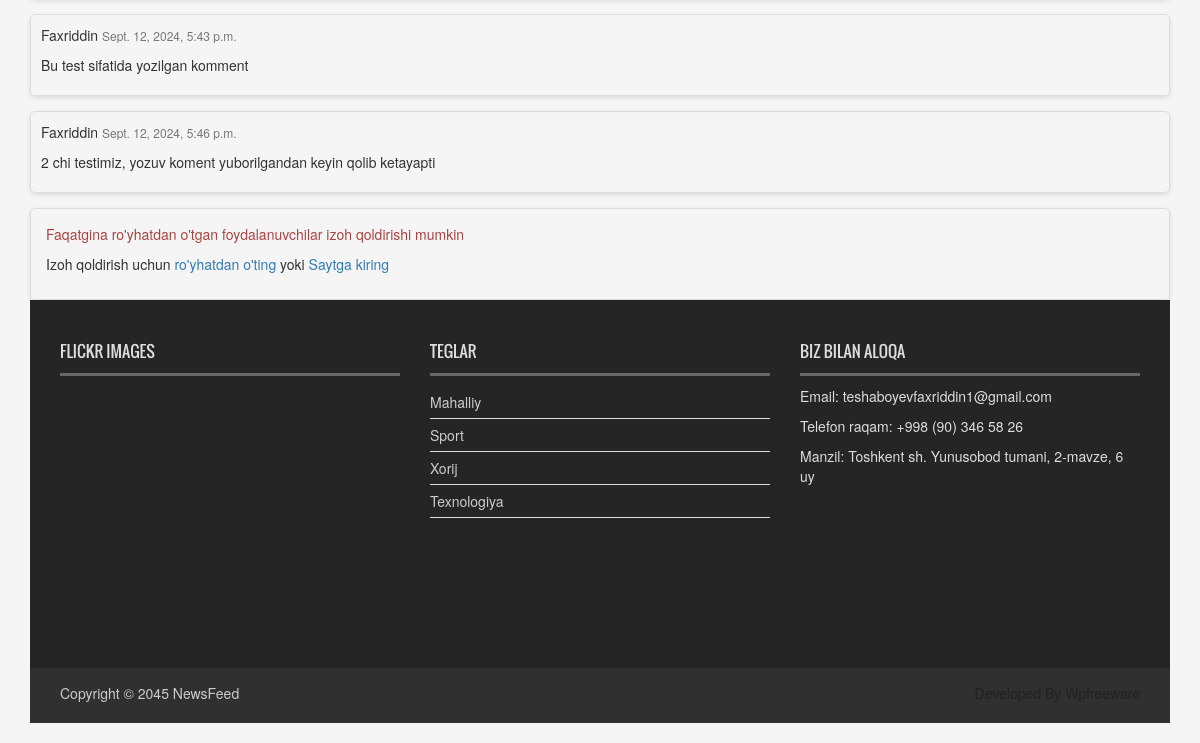
The page /news/asila-mirzayorova-100-metrga-yugurish-dasturida-ham-qatnashdi/ (lower part) on the database as committed earlier.
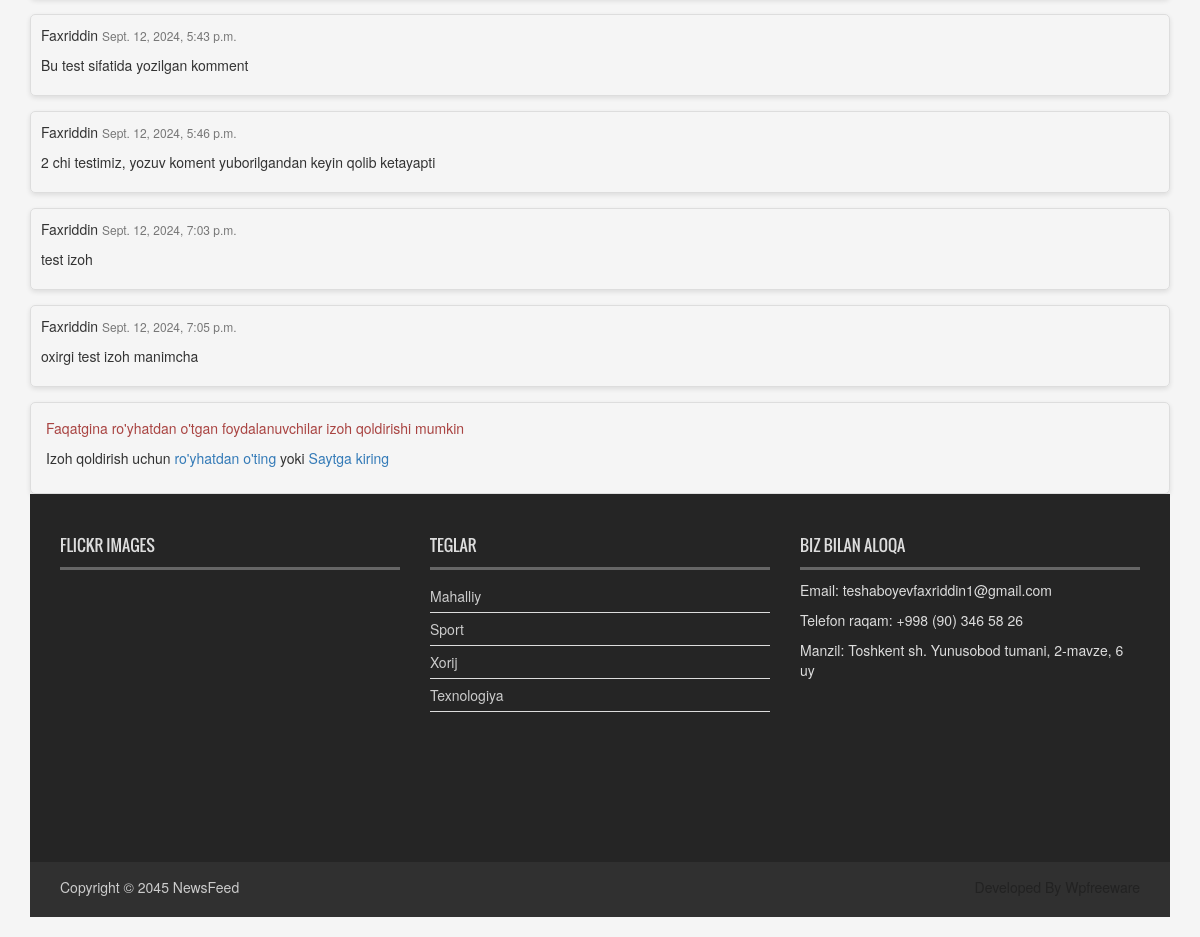
The same page on the database as committed later.
### news_app/models.py (models this page shows, shortened)
class Comment(models.Model):
    news = models.ForeignKey(News,
                             on_delete=models.CASCADE,
                             related_name='comments')
    user = models.ForeignKey(User,
                             on_delete=models.CASCADE,
                             related_name='comments')
    body = models.TextField()
    created_time = models.DateTimeField(auto_now_add=True)
    active = models.BooleanField(default=True)
    class Meta:
        ordering = ['created_time']

class Category(models.Model):
    name = models.CharField(max_length=150)

### news_app/views.py (the view)
# urls.py: path('news/<slug:news>/', news_detail, name = "news_detail_page"),
def news_detail(request, news):
    news = get_object_or_404(News, slug=news, status=News.Status.Published)
    comments = news.comments.filter(active=True)
    new_comment = None
    if request.method == "POST":
        comment_form = CommentForm(data=request.POST)
        if comment_form.is_valid():
            new_comment = comment_form.save(commit=False)
            new_comment.news = news
            new_comment.user = request.user
            new_comment.save()
            comment_form = CommentForm()
    else:
        comment_form = CommentForm()
    context = {
        "news":news,
        'comments':comments,
        'new_comment':new_comment,
        'comment_form':comment_form
    }
    return render(request, 'news/news_detail.html', context)

### news_app/context_processor.py (called while the page is built)
def latest_news(request):
    latest_news = News.published.all().order_by("-publish_time")[:10]
    categories = Category.objects.all()
    context = {
        'latest_news' : latest_news,
        "categories" : categories
    }
    return context

### news_app/models.py (called while the page is built)
    def get_queryset(self):
        return super().get_queryset().filter(status=News.Status.Published)

### templates/news/news_detail.html (shortened to what this page needs)
{% extends 'news/base.html' %}
{% load static %}
{% block content %}
{% for comment in comments %}
    <div class="comments" style="padding: 10px; margin-bottom: 15px; border: 1px solid #ddd; border-radius: 5px; box-shadow: 0 2px 5px rgba(0, 0, 0, 0.1);">
        <p class="font-weight-bold">
            {{ comment.user }}
            <span class="text-muted font-weight-normal" style="font-size: 12px;">
                {{ comment.created_time }}
            </span>
        </p>
        <p>{{ comment.body | linebreaks }}</p>
    </div>
{% endfor %}
{% if user.is_authenticated %}
<div class="col-md-8 card mb-4 mt-3" style="box-shadow: 0 2px 5px rgba(0, 0, 0, 0.1); border-radius: 5px;">
    <div class="card-body">
        <h3>Izoh qoldirish</h3>
        <form method="POST" style="margin-top: 1.3em;">
            {% csrf_token %}
            <div class="form-group">
                {{ comment_form.as_p }}
            </div>
            <button type="submit" class="btn btn-primary btn-lg">
                Yuborish
            </button>
        </form>
    </div>
</div>
{% else %}
<div class="card-body" style="padding: 15px; border: 1px solid #ddd; border-radius: 5px; box-shadow: 0 2px 5px rgba(0, 0, 0, 0.1);">
    <p class="text-danger">Faqatgina ro'yhatdan o'tgan foydalanuvchilar izoh qoldirishi mumkin</p>
    <p>Izoh qoldirish uchun
        <a href="{% url 'user_register' %}" class="text-primary">ro'yhatdan o'ting</a>
        yoki <a href="{% url 'login'%}" class="text-primary">Saytga kiring</a>
    </p>
</div>
{% endif %}
{% endblock %}

### templates/news/base.html (shortened to what this page needs)
{% load static %}
<!DOCTYPE html>
<html>
<head>
<link rel="stylesheet" type="text/css" href="{% static 'css/bootstrap.min.css'%}">
<link rel="stylesheet" type="text/css" href="{% static 'css/font-awesome.min.css'%}" >
<link rel="stylesheet" type="text/css" href="{% static 'css/animate.css'%}">
<link rel="stylesheet" type="text/css" href="{% static 'css/font.css'%}">
<link rel="stylesheet" type="text/css" href="{% static 'css/li-scroller.css'%}">
<link rel="stylesheet" type="text/css" href="{% static 'css/slick.css'%}">
<link rel="stylesheet" type="text/css" href="{% static 'css/jquery.fancybox.css'%}">
<link rel="stylesheet" type="text/css" href="{% static 'css/theme.css'%}">
<link rel="stylesheet" type="text/css" href="{% static 'css/style.css'%}">
</head>
<body>
<div class="container">
    {% block content %}
    {% endblock content %}
  <footer id="footer">
    <div class="footer_top">
      <div class="row">
        <div class="col-lg-4 col-md-4 col-sm-4">
          <div class="footer_widget wow fadeInLeftBig">
            <h2>Flickr Images</h2>
          </div>
        </div>
        <div class="col-lg-4 col-md-4 col-sm-4">
          <div class="footer_widget wow fadeInDown">
            <h2>Teglar</h2>
            <ul class="tag_nav">
              {% for kategory in categories %}
              <li><a href="#">{{kategory.name}}</a></li>
              {% endfor %}
            </ul>
          </div>
        </div>
        <div class="col-lg-4 col-md-4 col-sm-4">
          <div class="footer_widget wow fadeInRightBig">
            <h2>Biz bilan aloqa</h2>
            <p>Email: teshaboyevfaxriddin1@gmail.com</p>
            <p>Telefon raqam: +998 (90) 346 58 26</p>
            <address>
            Manzil: Toshkent sh. Yunusobod tumani, 2-mavze, 6 uy
            </address>
          </div>
        </div>
      </div>
    </div>
    <div class="footer_bottom">
      <p class="copyright">Copyright &copy; 2045 <a href="index.html">NewsFeed</a></p>
      <p class="developer">Developed By Wpfreeware</p>
    </div>
  </footer>
</div>
</body>

Rows that differ between the two databases and show on the page:
added Comment: user "Faxriddin", created_time "Sept. 12, 2024, 7:03 p.m.", body "test izoh"
added Comment: user "Faxriddin", created_time "Sept. 12, 2024, 7:05 p.m.", body "oxirgi test izoh manimcha"
